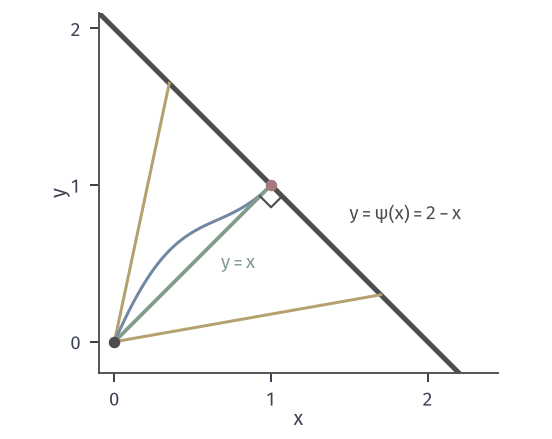

The script that drew this image:
from pathlib import Path
import sys
HERE = Path(__file__).resolve().parent
sys.path.insert(0, str(HERE.parent/'func-common'))
from func_fig import *
# 从原点到直线 y=2-x 的最短曲线；终点 (b,2-b)，b=1 最优。
fig, ax = figure(width_mm=78, height_mm=62)
panel(fig, left=.11, right=.97, top=.97, bottom=.15)
ax.plot([-.1, 2.3], [2.1, -.3], color=STROKE, lw=2.0)
for b in (.35, 1.7):
    ax.plot([0, b], [0, 2-b], color=YELLOW, lw=1.2)
xx = np.linspace(0, 1, 100)
ax.plot(xx, xx+.5*np.sin(np.pi*xx)*(1-xx)*.8, color=BLUE, lw=1.2)
ax.plot([0, 1], [0, 1], color=GREEN, lw=1.5)
dot(ax, 0, 0, STROKE); dot(ax, 1, 1, RED)
# 直角记号
e = .1; t = np.array([1, 1])/np.sqrt(2); n = np.array([1, -1])/np.sqrt(2); p0 = np.array([1., 1.])
pts = np.array([p0-e*t, p0-e*t+e*n, p0+e*n])
ax.plot(pts[:, 0], pts[:, 1], color=STROKE, lw=.85)
ax.text(1.5, .78, '$y=\\psi(x)=2-x$', fontsize=7.5, color=STROKE)
ax.text(.68, .47, '$y=x$', fontsize=7.5, color=GREEN)
ax.set_aspect('equal'); ax.set_xlim(-.1, 2.45); ax.set_ylim(-.2, 2.1); ax.set_xticks([0, 1, 2]); ax.set_yticks([0, 1, 2]); ax.set_xlabel('$x$', labelpad=0); ax.set_ylabel('$y$', labelpad=0)
save(fig, HERE, 'figure', {'line': 'y=2-x', 'optimal': 'y=x to (1,1)', 'len': 2**.5, 'other_len': [float(np.hypot(b, 2-b)) for b in (.35, 1.7)]})
